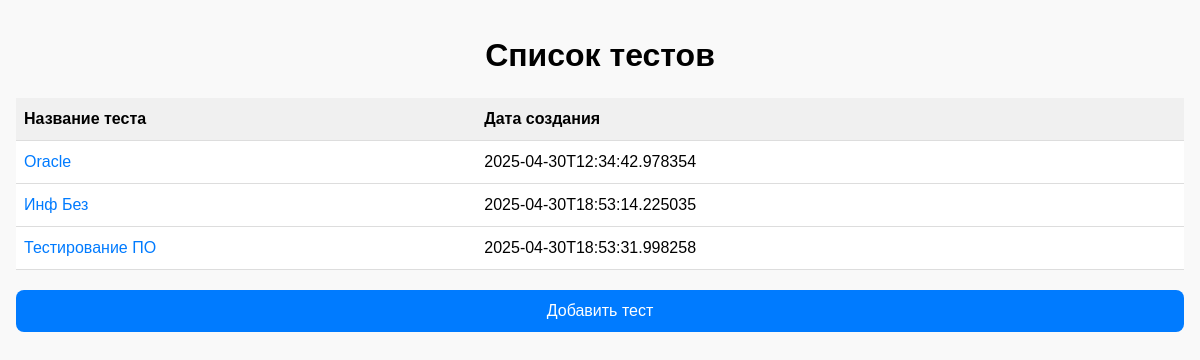
Before: / with the older database file.
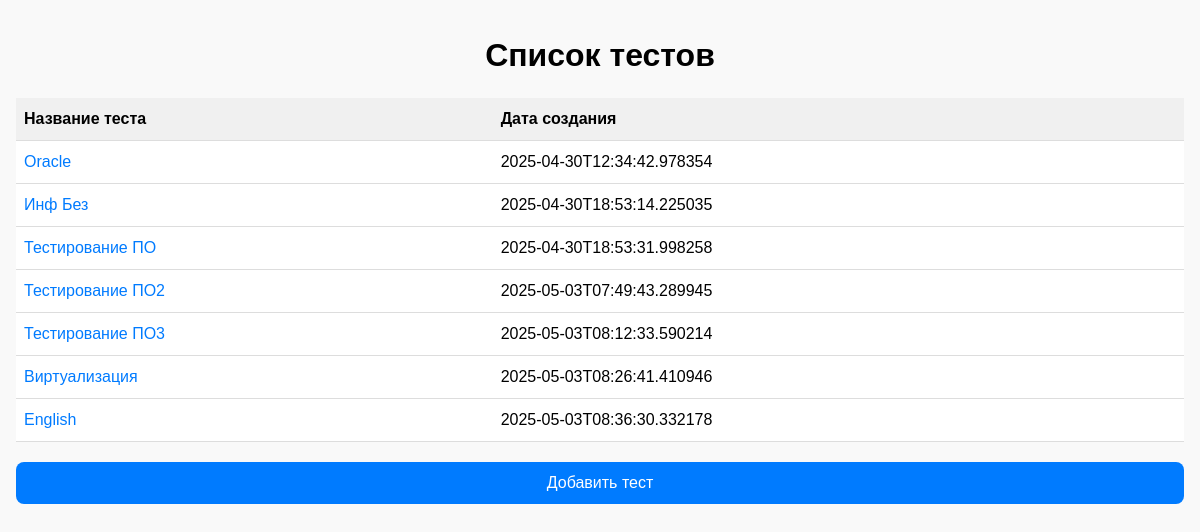
After: the same page with the newer database file.
### tables this page shows
CREATE TABLE tests (
        id INTEGER PRIMARY KEY AUTOINCREMENT,
        name TEXT NOT NULL,
        created_at TEXT NOT NULL
    );

### app.py (the view)
@app.route("/", methods=["GET"])
def index():
    conn = sqlite3.connect(app.config["DATABASE"])
    c = conn.cursor()
    c.execute("SELECT id, name, created_at FROM tests")
    tests = c.fetchall()
    conn.close()
    return render_template("index.html", tests=tests)

### templates/index.html (shortened to what this page needs)
<!doctype html>
<html>
<head>
</head>
<body>
    <h1>Список тестов</h1>
    <table>
        <thead>
            <tr>
                <th>Название теста</th>
                <th>Дата создания</th>
            </tr>
        </thead>
        <tbody>
            {% for test in tests %}
                <tr>
                    <td data-label="Название теста">
                        <a href="{{ url_for('take_test_html', test_id=test[0]) }}">{{ test[1] }}</a>
                    </td>
                    <td data-label="Дата создания">{{ test[2] }}</td>
                </tr>
            {% endfor %}
        </tbody>
    </table>
    <a href="{{ url_for('upload') }}"><button>Добавить тест</button></a>
</body>
</html>

### templates/index.html (style rules this page uses)
body { font-family: Arial, sans-serif; margin: 0; padding: 16px; background-color: #f9f9f9; }
h1 { text-align: center; margin-bottom: 24px; }
table { width: 100%; border-collapse: collapse; background-color: white; }
th, td { padding: 12px 8px; border-bottom: 1px solid #ddd; text-align: left; }
th { background-color: #f0f0f0; }
a { color: #007bff; text-decoration: none; }
button { display: block; width: 100%; padding: 12px; font-size: 16px; background-color: #007bff; color: white; border: none; border-radius: 8px; margin-top: 20px; }

Changed rows visible on the page:
added tests: name "Тестирование ПО2", created_at "2025-05-03T07:49:43.289945"
added tests: name "Тестирование ПО3", created_at "2025-05-03T08:12:33.590214"
added tests: name "Виртуализация", created_at "2025-05-03T08:26:41.410946"
added tests: name "English", created_at "2025-05-03T08:36:30.332178"
